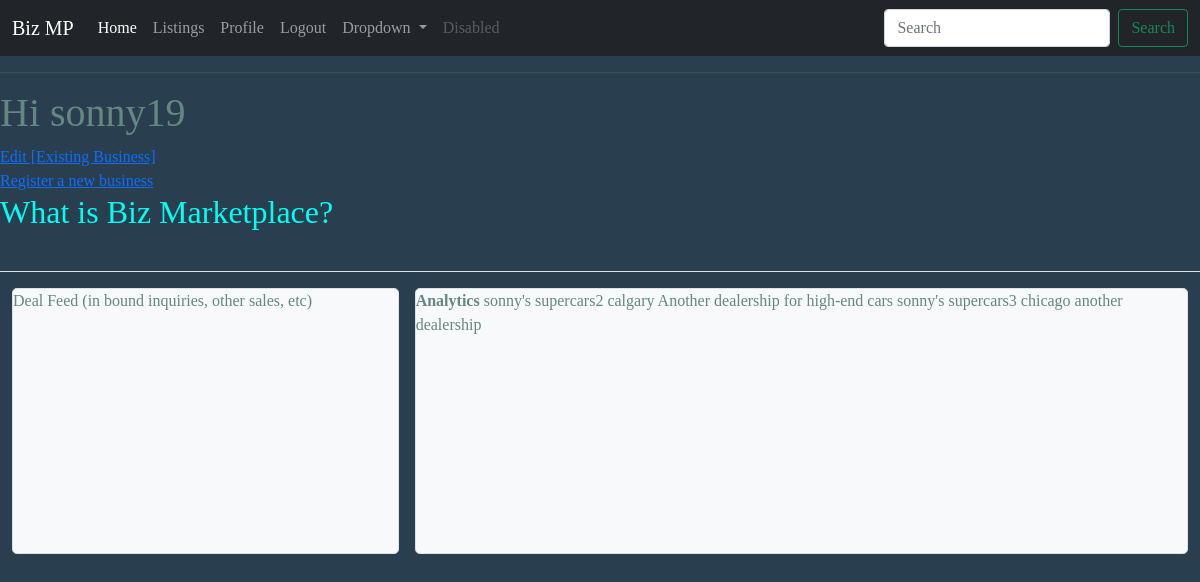
The page /user/sonny10 (signed in) on the database its author committed.
### app/models.py (models this page shows, shortened)
class Users(UserMixin, db.Model):
    __tablename__ ="users"
    id = db.Column(db.Integer, primary_key=True)
    username = db.Column(db.String(64), index=True, unique=True)
    email = db.Column(db.String(120), index=True, unique=True)
    password_hash = db.Column(db.String(128))
    listings = db.relationship('Listings', backref='owner', lazy='dynamic')

class Listings(db.Model):
    __tablename__ ="listings"
    id = db.Column(db.Integer, primary_key=True)
    bizname = db.Column(db.String(64), index=True)
    city = db.Column(db.String(64))
    country = db.Column(db.String(64))
    description = db.Column(db.String(64))
    user_id = db.Column(db.Integer, db.ForeignKey('users.id'))

### app/main/routes.py (the view)
@bp.route('/user/<username>')
@login_required
def user(username):
    if current_user.is_authenticated:
        listings = Listings.query.join(Users).filter(Users.username==username)
        user = Users.query.filter_by(username=username).first_or_404()
        return render_template('user.html',user=user,listings=listings)

### app/models.py (called while the page is built)
@login.user_loader
def load_user(id):
    return Users.query.get(int(id))

### app/templates/user.html (shortened to what this page needs)
{% extends "base.html" %}
{% block content %}
<head>
    <link href="https://cdn.jsdelivr.net/npm/bootstrap@5.1.3/dist/css/bootstrap.min.css" rel="stylesheet">
    <link rel="stylesheet" type="text/css" href="/static/styles.css">
</head>
<h1> Hi {{current_user.username}}</h1>
<a href="edit.html"> Edit [Existing Business]</a> <br>
<a href="{{ url_for('auth.newbiz') }}"> Register a new business</a>
<h2> What is Biz Marketplace? </h2>
<header class="py-3 mb-3 border-bottom">
</header>
<div class="container-fluid pb-3">
    <div class="d-grid gap-3" style="grid-template-columns: 1fr 2fr;">
      <div class="bg-light border rounded-3">
        Deal Feed (in bound inquiries, other sales, etc)
        <br><br><br><br><br><br><br><br><br><br>
      </div>
      <div class="bg-light border rounded-3">
        <strong>Analytics </strong>
        {% for listing in listings %}
        {{listing.bizname}} {{listing.city}} {{listing.description}}
        {% endfor %}
        <br><br><br><br><br><br><br><br><br><br>
      </div>
    </div>
  </div>
{% endblock %}

### app/static/styles.css (style rules this page uses)
body { background:#293f50; color:#648880; font-family:'Merriweather', serif; font-family:'Playfair Disply', serif; }
h2 { color: #00FFF2; }

### rows shown on the page
Users: username "sonny19"
Listings: bizname "sonny's supercars2", city "calgary", description "Another dealership for high-end cars"
Listings: bizname "sonny's supercars3", city "chicago", description "another dealership"
